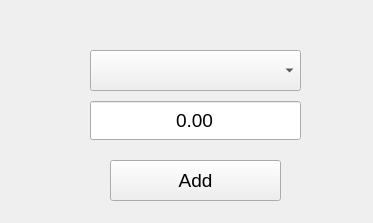
<?xml version="1.0" encoding="UTF-8"?>
<ui version="4.0">
 <class>ConsumptionWindow</class>
 <widget class="QWidget" name="ConsumptionWindow">
  <property name="geometry">
   <rect>
    <x>0</x>
    <y>0</y>
    <width>373</width>
    <height>223</height>
   </rect>
  </property>
  <property name="windowTitle">
   <string>Form</string>
  </property>
  <widget class="QPushButton" name="bAdd">
   <property name="geometry">
    <rect>
     <x>110</x>
     <y>160</y>
     <width>171</width>
     <height>41</height>
    </rect>
   </property>
   <property name="font">
    <font>
     <family>Leelawadee UI</family>
     <pointsize>14</pointsize>
    </font>
   </property>
   <property name="text">
    <string>Add</string>
   </property>
  </widget>
  <widget class="QDoubleSpinBox" name="value">
   <property name="geometry">
    <rect>
     <x>90</x>
     <y>100</y>
     <width>211</width>
     <height>41</height>
    </rect>
   </property>
   <property name="font">
    <font>
     <family>Leelawadee UI</family>
     <pointsize>14</pointsize>
    </font>
   </property>
   <property name="wrapping">
    <bool>false</bool>
   </property>
   <property name="frame">
    <bool>true</bool>
   </property>
   <property name="alignment">
    <set>Qt::AlignCenter</set>
   </property>
   <property name="buttonSymbols">
    <enum>QAbstractSpinBox::NoButtons</enum>
   </property>
   <property name="correctionMode">
    <enum>QAbstractSpinBox::CorrectToPreviousValue</enum>
   </property>
   <property name="decimals">
    <number>2</number>
   </property>
   <property name="minimum">
    <double>-999999999.000000000000000</double>
   </property>
   <property name="maximum">
    <double>0.000000000000000</double>
   </property>
  </widget>
  <widget class="QComboBox" name="categories">
   <property name="geometry">
    <rect>
     <x>90</x>
     <y>50</y>
     <width>211</width>
     <height>41</height>
    </rect>
   </property>
   <property name="font">
    <font>
     <family>Leelawadee UI</family>
     <pointsize>14</pointsize>
    </font>
   </property>
  </widget>
 </widget>
 <resources/>
 <connections/>
</ui>
